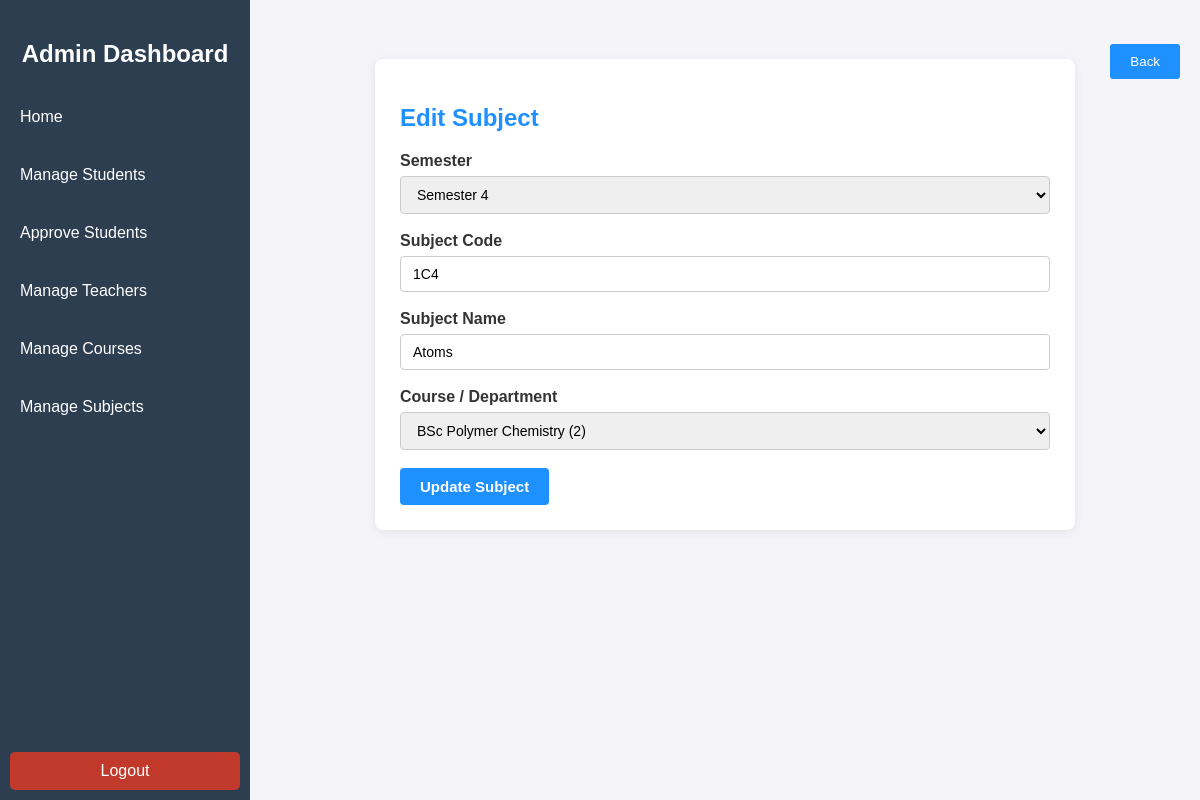
The page /edit_subject/4/ (signed in) on the database as committed earlier.
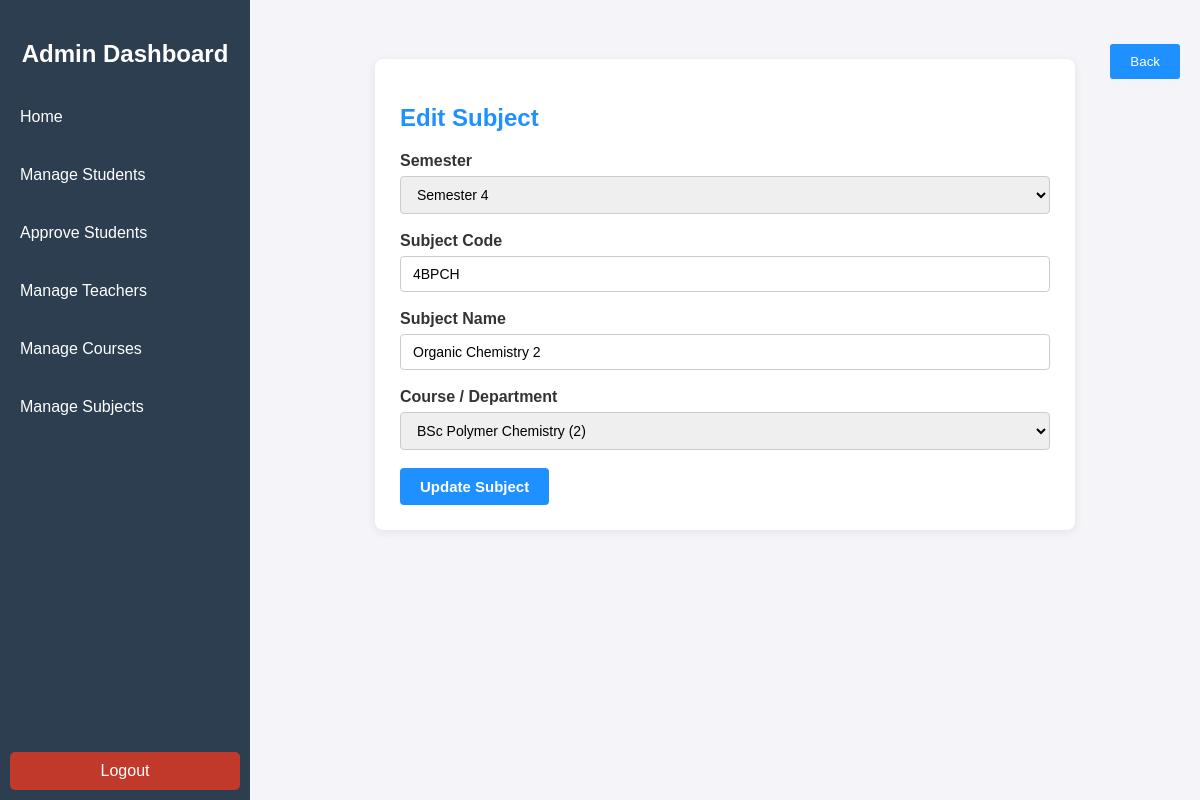
The same page on the database as committed later.
### GradeWireapp/models.py (models this page shows, shortened)
class Subject(models.Model):
    SEMESTER_CHOICES = [
        ('semester-1', 'Semester 1'),
        ('semester-2', 'Semester 2'),
        ('semester-3', 'Semester 3'),
        ('semester-4', 'Semester 4'),
        ('semester-5', 'Semester 5'),
        ('semester-6', 'Semester 6'),
    ]
    semester = models.CharField(max_length=20, choices=SEMESTER_CHOICES, default='semester-1')
    subject_code = models.CharField(max_length=50, unique=True)
    name = models.CharField(max_length=255)
    course = models.ForeignKey(Course, on_delete=models.PROTECT)

class Course(models.Model):
    course_id = models.CharField(max_length=30, unique=True)
    course_name = models.CharField(max_length=30, unique=True, default=' ')
    duration = models.CharField(max_length=25, default='3 Year', blank=True, null=True)

### GradeWireapp/views/admin_views.py (the view, shortened to what this page needs)
# urls.py: path('edit_subject/<int:subject_no>/', views.edit_subject, name='edit_subject'),
@admin_required
def edit_subject(request, subject_no):
    subject = get_object_or_404(Subject, id=subject_no)
    courses = Course.objects.all()
    semester_choices = Subject.SEMESTER_CHOICES
    return render(request, 'edit_subject.html', {
        'subject': subject,
        'courses': courses,
        'semester_choices': semester_choices
    })

### GradeWireapp/views/common.py (called while the page is built)
def admin_required(view_func):
    @wraps(view_func)
    def _wrapped_view(request, *args, **kwargs):
        if not (request.user.is_authenticated and (request.user.is_staff or request.user.is_superuser)):
            messages.error(request, "Admin access required. Please log in.")
            return redirect('adminlogin')
        return view_func(request, *args, **kwargs)
    return _wrapped_view

### templates/edit_subject.html (shortened to what this page needs)
{% extends 'admin_base.html' %}
{% block content %}
<div class="edit-form-card">
    <h2 style="margin-bottom: 20px; color: #1e90ff;">Edit Subject</h2>
    <form method="POST">
        <div class="form-group">
            <label for="Semester">Semester</label>
            <select name="Semester" id="Semester" required>
                {% for val, label in semester_choices %}
                    <option value="{{ val }}" {% if subject.semester == val %}selected{% endif %}>{{ label }}</option>
                {% endfor %}
            </select>
        </div>
        <div class="form-group">
            <label for="subjectCode">Subject Code</label>
            <input type="text" id="subjectCode" name="subjectCode" value="{{ subject.subject_code }}" placeholder="e.g. CS101" required>
        </div>
        <div class="form-group">
            <label for="subjectName">Subject Name</label>
            <input type="text" id="subjectName" name="subjectName" value="{{ subject.name }}" placeholder="Subject Name" required>
        </div>
        <div class="form-group">
            <label for="courseName">Course / Department</label>
            <select name="courseName" id="courseName" required>
                {% for course in courses %}
                    <option value="{{ course.id }}" {% if subject.course.id == course.id %}selected{% endif %}>{{ course.course_name }} ({{ course.course_id }})</option>
                {% endfor %}
            </select>
        </div>
        <button type="submit" class="submit-btn">Update Subject</button>
    </form>
</div>
{% endblock %}

### templates/admin_base.html (shortened to what this page needs)
{% extends 'base.html' %}
{% load static %}
{% block styles %}
    <link rel="stylesheet" type="text/css" href="{% static 'assets/css/admin-style.css' %}">
{% endblock %}
{% block body %}
    <div class="menu-toggle" onclick="toggleSidebar()">☰ Menu</div>
    <div class="sidebar">
        <h2>Admin Dashboard</h2>
        <a href="{% url 'adminHome' %}">Home</a>
        <a href="{% url 'ManageStudent' %}">Manage Students</a>
        <a href="{% url 'approve_students' %}">Approve Students</a>
        <a href="{% url 'ManageTeacher' %}">Manage Teachers</a>
        <a href="{% url 'adminMgCourse' %}">Manage Courses</a>
        <a href="{% url 'ManageSubject' %}">Manage Subjects</a>
        <a href="{% url 'logout' %}" class="logout">Logout</a>
    </div>
    <div class="content">
        {% block back_button %}
        <button class="back-button" onclick="history.back()">Back</button>
        {% endblock %}
        {% block content %}{% endblock %}
    </div>
{% endblock %}

### templates/base.html (shortened to what this page needs)
{% load static %}
<!DOCTYPE html>
<html lang="en">
<head>
    {% block styles %}{% endblock %}
</head>
<body>
    {% block body %}{% endblock %}
</body>
</html>

### static/assets/css/admin-style.css (style rules this page uses)
body { margin: 0; font-family: Arial, sans-serif; background-color: #f4f4f9; }
.sidebar { position: fixed; top: 0; left: 0; width: 250px; height: 100%; background-color: #2c3e50; color: white; display: flex; flex-direction: column; padding-top: 20px; transition: transform 0.3s ease; }
.sidebar h2 { text-align: center; font-size: 24px; margin-bottom: 20px; color: #ffffff; }
.sidebar a { color: white; text-decoration: none; display: block; padding: 10px; margin: 10px 10px; border-radius: 5px; transition: background-color 0.3s; cursor: pointer; }
.sidebar .logout { margin-top: auto; background-color: #c0392b; text-align: center; margin-bottom:30px; }
.content { margin-left: 250px; padding: 20px; transition: margin-left 0.3s ease; }

### templates/admin_base.html (style rules this page uses)
.content { position: relative; padding: 20px; transition: margin-left 0.3s ease; }
.back-button { position: absolute; top: 25px; right: 20px; padding: 10px 20px; cursor: pointer; color: #fff; background-color: #1e90ff; border: none; border-radius: 3px; }

### templates/edit_subject.html (style rules this page uses)
.edit-form-card { max-width: 650px; margin: 20px auto; padding: 25px; background-color: #ffffff; border-radius: 8px; box-shadow: 0 2px 10px rgba(0, 0, 0, 0.08); }
.form-group { margin-bottom: 18px; }
.form-group label { display: block; margin-bottom: 6px; font-weight: 600; color: #333; }
.form-group input, .form-group select { width: 100%; padding: 9px 12px; border: 1px solid #ccc; border-radius: 4px; box-sizing: border-box; font-size: 14px; }
.submit-btn { background-color: #1e90ff; color: white; padding: 10px 20px; border: none; border-radius: 4px; cursor: pointer; font-size: 15px; font-weight: 600; transition: background-color 0.2s; }

Rows that differ between the two databases and show on the page:
changed Subject "Semester 4": subjectCode "1C4" → "4BPCH"; subjectName "Atoms" → "Organic Chemistry 2"
